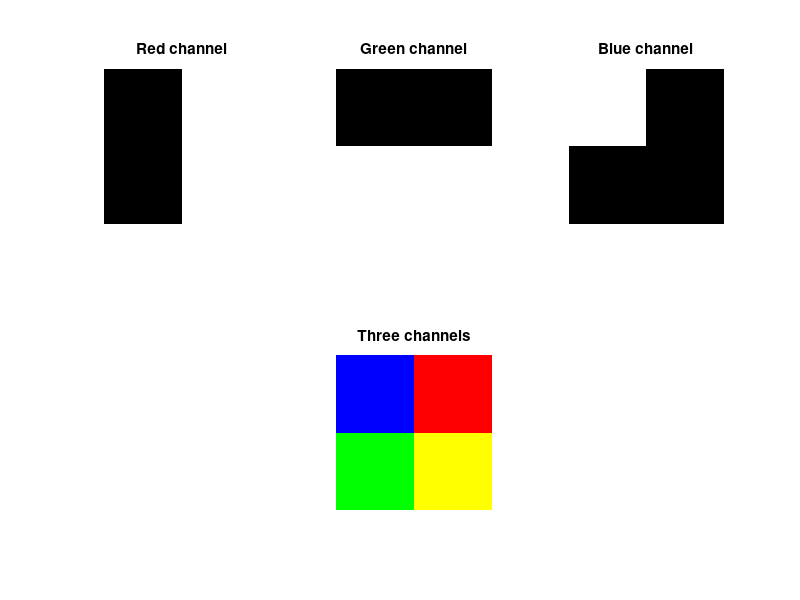

MATLAB code for this plot: (Note: this script raises an error after producing the figure.)
function [  ] = ej16(  )
close all;
figure;

m1 = zeros(500, 500);
m1(:,251:end) = 255;
subplot(2,3,1), imshow(m1);
title('Red channel');

m2 = zeros(500,500);
m2(251:end,:) = 255;
subplot(2,3,2), imshow(m2);
title('Green channel');

m3 = zeros(500,500);
m3(1:250,1:250) = 255;
subplot(2,3,3), imshow(m3);
title('Blue channel');

m = cat(3, m1, m2, m3);
subplot(2,3,5), imshow(m);
title('Three channels');
imwrite(m, '3channels.jpg');

%Optional
im = imread('altalena.png');
rm = im(:,:,1);
gm = im(:,:,2);
bm = im(:,:,3);

figure;
subplot(2,3,1), imshow(rm);
title('Red channel');
subplot(2,3,2), imshow(gm);
title('Green channel');
subplot(2,3,3), imshow(bm);
title('Blue channel');

o1 = cat(3, rm, gm, bm);
o2 = cat(3, bm, gm, rm);
o3 = cat(3, gm, rm, bm);
subplot(2,3,4), imshow(o1);
title('R,G,B');
subplot(2,3,5), imshow(o2);
title('B,G,R');
subplot(2,3,6), imshow(o3);
title('G,R,B');

%1,2,3 no
%1,3,2 no
%2,1,3 si
%2,3,1 no
%3,1,2 no 
%3,2,1 si
end

